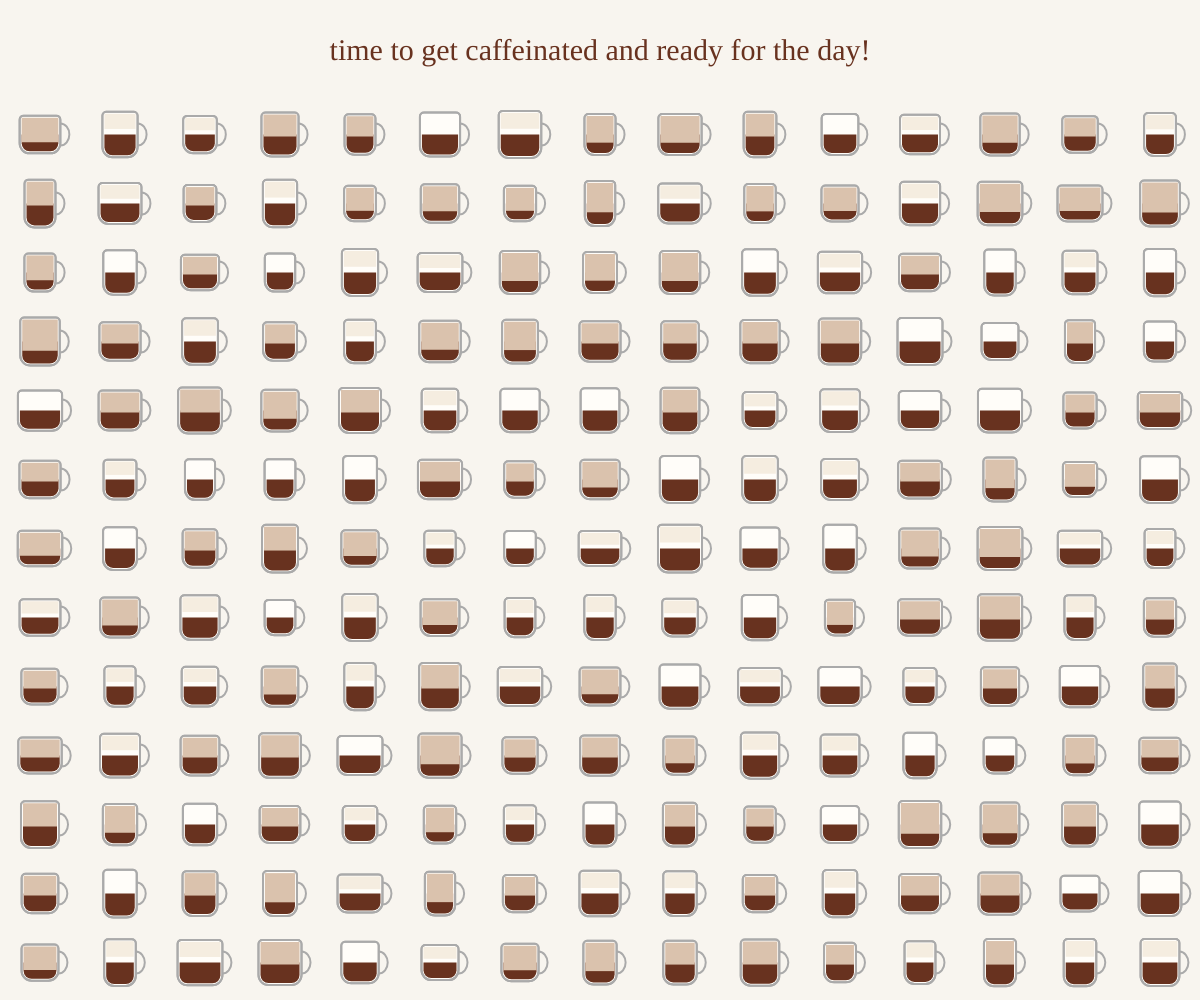
Frame 1 (no input)
Frame 60 (no input): identical to frame 1, image omitted
Frame 120 (the mouse pressed at the canvas centre since frame 60): identical to frame 1, image omitted

The p5.js sketch that drew this single still picture (run headless with seeded random() and noise() and a simulated clock; from frame 60 on, the mouse is pressed at the canvas centre):

// p5.js sketch
// ── sketch.js
function setup() {
  createCanvas(windowWidth, windowHeight);
  background(248, 245, 239);
  angleMode(DEGREES);

  textSize(30);
  textFont('Futura');
  fill("#68321f");
  textAlign(CENTER);
  text('time to get caffeinated and ready for the day!', windowWidth / 2, 60);

  let numeroGlifi = 210;
  let numeroColonne = ceil (sqrt(numeroGlifi));
  let numeroRighe = sqrt(numeroGlifi);

  let dimColonna = windowWidth / numeroColonne;
  let dimRiga = windowHeight / numeroRighe;

  let xCorrente = 0;
  let yCorrente = 100;

  for(let g = 0; g < numeroGlifi; g++){

    let larghezza = random(30, 45);
    let altezza = random(35, 48);
    let tipoCaffe = floor(random(4)); //la funzione floor() arrotonda per difetto

    miaTazzina(xCorrente + dimColonna / 2, yCorrente + dimRiga / 2,
      larghezza, altezza, tipoCaffe);
      xCorrente = xCorrente + dimColonna;

    if(xCorrente >= windowWidth) {
      xCorrente = 0;
      yCorrente = yCorrente + dimRiga;
    }  
  }
}

function draw() {
}

function miaTazzina(_x, _y, _larghezza, _altezza, _tipoCaffe) {
  push();

  translate(_x, _y);

  // colori del caffè
  let coloreCaffe = color("#68321f");
  let coloreLatte = color(218, 194, 173);
  let coloreSchiuma = color(245, 237, 224);

  // manico della tazzina
  noFill();
  stroke(170);
  strokeWeight(2);
  arc(_larghezza / 2, 0, 18, 22, -90, 90);

  /* arc è una "sezione" di ellisse con 4 parametri.
  i primi due sono x e y, determinano il suo centro.
  gli altri due sono la larghezza e l'altezza dell'ellisse.
  gli ultimi due indicano l'angolo di inizio e fine dell'arco. */

  // corpo della tazza
  stroke(170);
  fill(255, 253, 249);
  rect(
    -_larghezza / 2,
    -_altezza / 2,
    _larghezza,
    _altezza,
    4, 4, 10, 10
  );

  /* dovendo curvare di più gli angoli sotto della tazzina
  non posso mettere solo un quinto parametro, ma devo indicare
  quanto voglio curvare ogni angolo, quindi sono 8 parametri */

  // Contenuto della tazzina
  noStroke();

  if (_tipoCaffe == 0) {
    // espresso
    fill(coloreCaffe);
    rect(-_larghezza / 2 + 2, 0,
     _larghezza - 4, _altezza / 2 - 2,
     0, 0, 8, 8);
     /* qui devo curvare SOLO gli angoli inferiori del rettangolo
      per fare in modo che segua la curva della tazzina, quindi
      i primi due che sono quelli in alto rimangono zero, gli altri
      due (sotto) si curvano quindi il valore sarà >0 */
  } else if (_tipoCaffe == 1) {
    // cappuccino
    fill(coloreCaffe);
    rect(-_larghezza / 2 + 2, 0,
     _larghezza - 4, _altezza / 2 - 2,
     0, 0, 8, 8);

    fill(coloreSchiuma);
    rect(-_larghezza / 2 + 2, -_altezza / 2 + 2,
         _larghezza - 4, _altezza / 3);
  } else if (_tipoCaffe == 2) {
    // latte
    fill(coloreCaffe);
    rect(-_larghezza / 2 + 2, 0,
     _larghezza - 4, _altezza / 2 - 2,
     0, 0, 8, 8);

    fill(coloreLatte);
    rect(-_larghezza / 2 + 2, -_altezza / 2 + 2,
         _larghezza - 4, _altezza * 0.65);
  } else if (_tipoCaffe == 3) {
    // mocaccino
    fill(coloreCaffe);
    rect(-_larghezza / 2 + 2, 0,
     _larghezza - 4, _altezza / 2 - 2,
     0, 0, 8, 8);

    fill(coloreLatte);
    rect(-_larghezza / 2 + 2, -_altezza / 2 + 2,
         _larghezza - 4, _altezza / 2);
  }

  // bordo finale della tazza
  noFill();
  stroke(170);
  rect(
    -_larghezza / 2,
    -_altezza / 2,
    _larghezza,
    _altezza,
    4, 4, 10, 10
  );

  pop();
}
